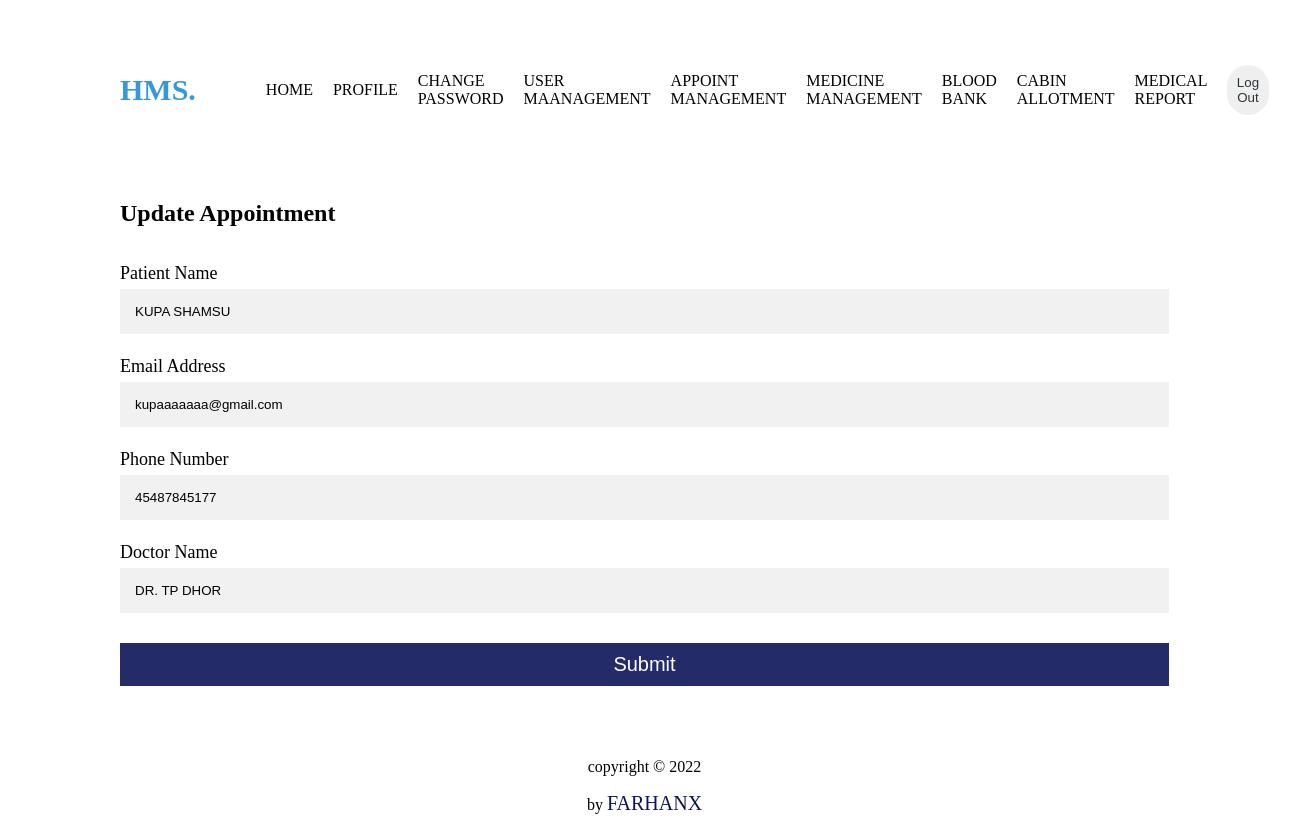
Screenshot of /view/update-appoint.php?edit=6 (signed in) with the database file from the repository.
### tables this page shows
CREATE TABLE `appointment` (
  `id` int(10) UNSIGNED NOT NULL,
  `p_name` varchar(255) DEFAULT NULL,
  `email` varchar(255) DEFAULT NULL,
  `phone` varchar(25) DEFAULT NULL,
  `d_name` varchar(255) DEFAULT NULL,
  `created_at` datetime NOT NULL
);

### control/update-appointAction.php (called while the page is built, shortened)
<?php
include('../model/database.php');
if(isset($_GET['edit'])){
    $id= $_GET['edit'];
  $editData= edit_data($connection, $id);
}
function edit_data($connection, $id)
{
 $query= "SELECT * FROM appointment WHERE id= $id";
 $exec = mysqli_query($connection, $query);
 $row= mysqli_fetch_assoc($exec);
 return $row;
}
?>

### view/update-appoint.php (the view, shortened to what this page needs)
<?php
include('../control/update-appointAction.php');
?>
<!DOCTYPE html>
<html>
<head>
</head>
<body style="padding-right:7rem;padding-left:7rem;">
<?php include "../model/_nav.php"; ?>
<div class="appointment">
    <div class="form-title">
    <h2 style= "text-align: center;">Update Appointment</h2>
    </div>
    <form method="post" action="">
          <label>Patient Name</label>
<input type="text" placeholder="Enter Patient Name" name="p_name" required value="<?php echo isset($editData) ? $editData['p_name'] : '' ?>">
          <label>Email Address</label>
<input type="email" placeholder="Enter Email Address" name="email" required value="<?php echo isset($editData) ? $editData['email'] : '' ?>">
          <label>Phone Number</label>
<input type="phone" placeholder="Enter Phone Number" name="phone" required value="<?php echo isset($editData) ? $editData['phone'] : '' ?>">
          <label>Doctor Name</label>
<input type="text" placeholder="Enter Doctor Name" name="d_name" required value="<?php echo isset($editData) ? $editData['d_name'] : '' ?>">
          <button type="submit" name="update">Submit</button>
    </form>
        </div>
<?php include "../model/footer.php"; ?>
</body>
</html>

### view/update-appoint.php (style rules this page uses)
body { overflow-x: hidden; }
* { box-sizing: border-box; }
input { width: 100%; padding: 15px; margin: 5px 0 22px 0; display: inline-block; border: none; background: #f1f1f1; }
button[type=submit] { background-color: #0D1559; color: #ffffff; padding: 10px 20px; margin: 8px 0; border: none; cursor: pointer; width: 100%; opacity: 0.9; font-size: 20px; }
label { font-size: 18px;; }
.form-title a, .form-title h2 { display: inline-block; }

### rows the page displays
appointment: p_name "KUPA SHAMSU", email "kupaaaaaaa@gmail.com", phone "45487845177", d_name "DR. TP DHOR"
